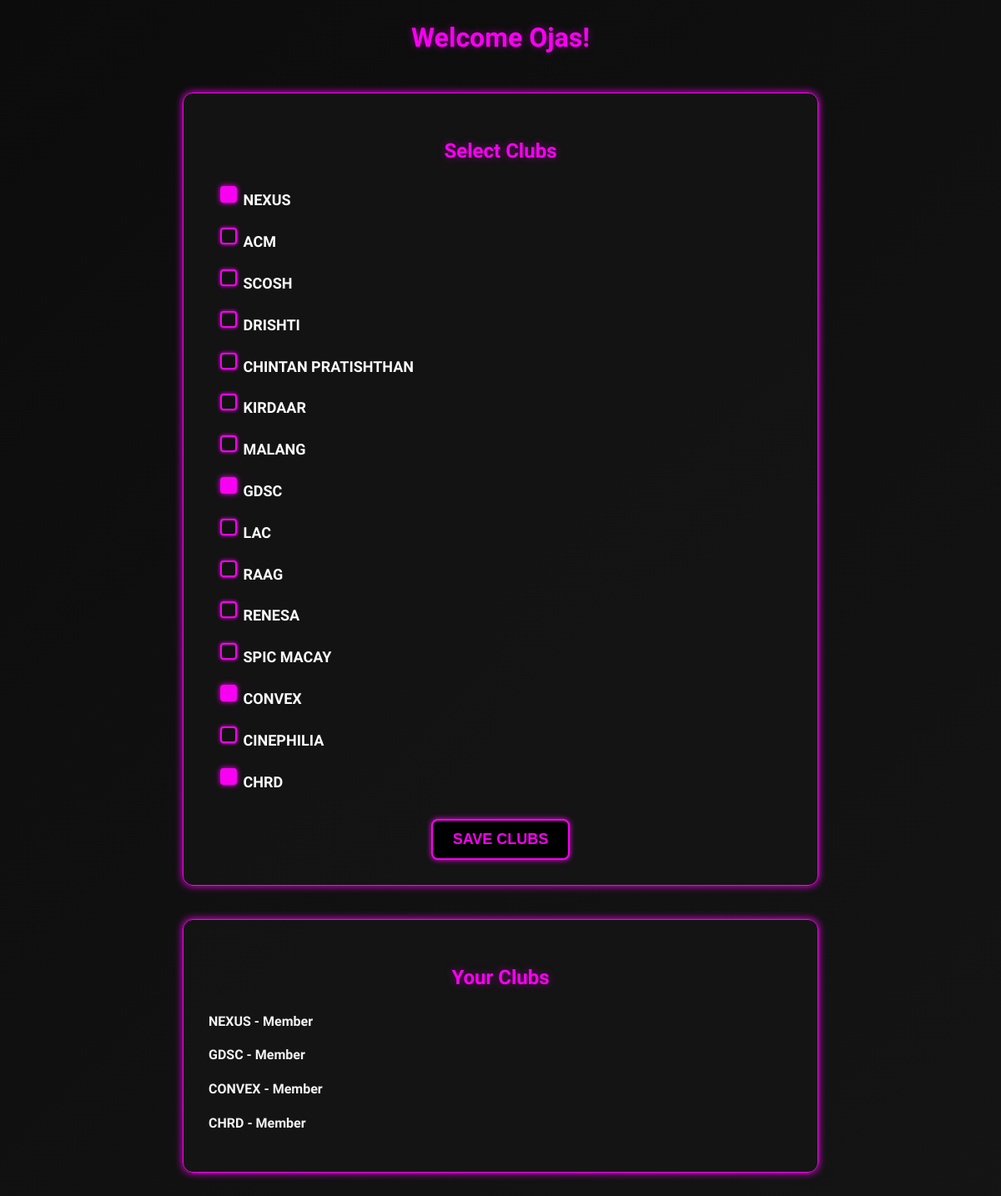
Screenshot of /dashboard/ (signed in) with the database file from the repository.
### dashboard/models.py (models this page shows, shortened)
class Club(models.Model):
    name = models.CharField(max_length=100)
    description = models.TextField()

### dashboard/views.py (the view)
# urls.py: path('', views.dashboard_view, name='dashboard'),
def dashboard_view(request):
    if not request.user.is_authenticated:
        return redirect('login')  # Redirect to the login page
    profile, created = UserProfile.objects.get_or_create(user=request.user)
    if request.method == 'POST':
        selected = request.POST.getlist('clubs')  # Get selected clubs
        profile.clubs.set(selected)  # Update the user's clubs
        return redirect('dashboard')  # Redirect to the dashboard
    context = {
        'all_clubs': Club.objects.all(),  # Get all clubs
        'user_clubs': profile.clubs.all()  # Get the clubs the user is a part of
    }
    return render(request, 'dashboard/dashboard.html', context)

### templates/dashboard/dashboard.html (shortened to what this page needs)
{% load static %}
<!DOCTYPE html>
<html lang="en">
<head>
    <link rel="stylesheet" href="{% static 'css/dashboard.css' %}">
</head>
<body>
    <h1>Welcome {{ user.username }}!</h1>
    <form method="post">
        <h2>Select Clubs</h2>
        <ul>
            {% for club in all_clubs %}
                <li>
                    <label>
                        <input type="checkbox" name="clubs" value="{{ club.id }}"
                        {% if club in user_clubs %}checked{% endif %}>
                        {{ club.name }}
                    </label>
                </li>
            {% endfor %}
        </ul>
        <button type="submit">Save Clubs</button>
    </form>
    <section>
        <h2>Your Clubs</h2>
        <ul>
            {% for club in user_clubs %}
                <li>{{ club.name }} - {{ club.description }}</li>
            {% empty %}
                <li>You are not registered to any clubs yet.</li>
            {% endfor %}
        </ul>
    </section>
</body>
</html>

### static/css/dashboard.css (style rules this page uses)
body { background: linear-gradient(-45deg, #0a0a0a, #121212, #1a1a1a, #0c0c0c); background-size: 500% 500%; animation: subtleShift 20s ease infinite; color: #f800f1; font-family: 'Orbitron', sans-serif; margin: 0; padding: 0; line-height: 1.6; overflow-x: hidden; }
h1, h2 { text-align: center; font-weight: 900; color: #f800f1; text-shadow: 0 0 10px rgba(248, 0, 241, 0.4); margin-top: 20px; }
form, section { max-width: 700px; margin: 40px auto; background-color: rgba(20, 20, 20, 0.85); border: 1px solid #f800f1; border-radius: 12px; padding: 30px; box-shadow: 0 0 10px #f800f1; animation: fadeIn 1.5s ease-out; }
ul { list-style: none; padding: 0; }
li { margin: 15px 0; color: #f2f2f2; font-weight: 600; }
input[type="checkbox"] { appearance: none; background-color: #111; border: 2px solid #f800f1; width: 20px; height: 20px; cursor: pointer; position: relative; border-radius: 4px; box-shadow: 0 0 4px #f800f1; }
input[type="checkbox"]:checked { background-color: #f800f1; box-shadow: 0 0 6px #f800f1; }
label { margin-left: 10px; font-size: 18px; font-weight: 700; color: #fafafa; }
button { display: block; margin: 30px auto 0; padding: 12px 24px; font-size: 18px; background: #000; color: #f800f1; border: 2px solid #f800f1; border-radius: 8px; cursor: pointer; text-transform: uppercase; transition: all 0.3s ease; font-weight: bold; box-shadow: 0 0 6px #f800f1; }

### rows the page displays
Club: clubs "☑", name "NEXUS", description "Member"
Club: name "ACM"
Club: name "SCOSH"
Club: name "DRISHTI"
Club: name "CHINTAN PRATISHTHAN"
Club: name "KIRDAAR"
Club: name "MALANG"
Club: clubs "☑", name "GDSC", description "Member"
Club: name "LAC"
Club: name "RAAG"
Club: name "RENESA"
Club: name "SPIC MACAY"
Club: clubs "☑", name "CONVEX", description "Member"
Club: name "CINEPHILIA"
Club: clubs "☑", name "CHRD", description "Member"

### other values shown
{{ user.username }} "Ojas"
